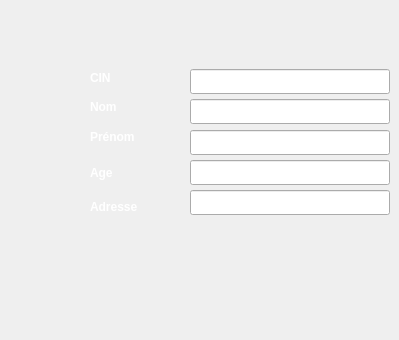
    <widget class="QWidget" name="page_22">
     <widget class="QPushButton" name="retour_12">
      <property name="geometry">
       <rect>
        <x>60</x>
        <y>280</y>
        <width>51</width>
        <height>51</height>
       </rect>
      </property>
      <property name="styleSheet">
       <string notr="true">QPushButton {
            color: white;
            border-image: url(:/img/fleche.png) 3 10 3 10;
            border-top: 3px transparent;
            border-bottom: 3px transparent;
            border-right: 10px transparent;
            border-left: 10px transparent;
        }</string>
      </property>
      <property name="text">
       <string/>
      </property>
     </widget>
     <widget class="QLineEdit" name="id_client_aj">
      <property name="geometry">
       <rect>
        <x>190</x>
        <y>69</y>
        <width>200</width>
        <height>25</height>
       </rect>
      </property>
     </widget>
     <widget class="QPushButton" name="pushButton_11">
      <property name="geometry">
       <rect>
        <x>240</x>
        <y>300</y>
        <width>75</width>
        <height>23</height>
       </rect>
      </property>
      <property name="styleSheet">
       <string notr="true">QPushButton {
            color: white;
            border-image: url(:/img/valid.png) 3 10 3 10;
            border-top: 3px transparent;
            border-bottom: 3px transparent;
            border-right: 10px transparent;
            border-left: 10px transparent;
        }</string>
      </property>
      <property name="text">
       <string/>
      </property>
     </widget>
     <widget class="QLineEdit" name="nom_client_aj">
      <property name="geometry">
       <rect>
        <x>190</x>
        <y>99</y>
        <width>200</width>
        <height>25</height>
       </rect>
      </property>
     </widget>
     <widget class="QLineEdit" name="prenom_client_aj">
      <property name="geometry">
       <rect>
        <x>190</x>
        <y>130</y>
        <width>200</width>
        <height>25</height>
       </rect>
      </property>
     </widget>
     <widget class="QLineEdit" name="age_client_aj">
      <property name="geometry">
       <rect>
        <x>190</x>
        <y>190</y>
        <width>200</width>
        <height>25</height>
       </rect>
      </property>
     </widget>
     <widget class="QLineEdit" name="adresse_client_aj">
      <property name="geometry">
       <rect>
        <x>190</x>
        <y>160</y>
        <width>200</width>
        <height>25</height>
       </rect>
      </property>
     </widget>
     <widget class="QLabel" name="label_8">
      <property name="geometry">
       <rect>
        <x>90</x>
        <y>163</y>
        <width>47</width>
        <height>20</height>
       </rect>
      </property>
      <property name="text">
       <string>&lt;html&gt;&lt;head/&gt;&lt;body&gt;&lt;p&gt;&lt;span style=&quot; font-weight:600; color:#ffffff;&quot;&gt;Age&lt;/span&gt;&lt;/p&gt;&lt;/body&gt;&lt;/html&gt;</string>
      </property>
     </widget>
     <widget class="QLabel" name="label_9">
      <property name="geometry">
       <rect>
        <x>90</x>
        <y>200</y>
        <width>47</width>
        <height>13</height>
       </rect>
      </property>
      <property name="text">
       <string>&lt;html&gt;&lt;head/&gt;&lt;body&gt;&lt;p&gt;&lt;span style=&quot; font-weight:600; color:#ffffff;&quot;&gt;Adresse&lt;/span&gt;&lt;/p&gt;&lt;/body&gt;&lt;/html&gt;</string>
      </property>
     </widget>
     <widget class="QLabel" name="label_2">
      <property name="geometry">
       <rect>
        <x>90</x>
        <y>70</y>
        <width>61</width>
        <height>16</height>
       </rect>
      </property>
      <property name="text">
       <string>&lt;html&gt;&lt;head/&gt;&lt;body&gt;&lt;p&gt;&lt;span style=&quot; font-weight:600; color:#ffffff;&quot;&gt;CIN&lt;/span&gt;&lt;/p&gt;&lt;/body&gt;&lt;/html&gt;</string>
      </property>
     </widget>
     <widget class="QLabel" name="label_3">
      <property name="geometry">
       <rect>
        <x>90</x>
        <y>100</y>
        <width>47</width>
        <height>13</height>
       </rect>
      </property>
      <property name="text">
       <string>&lt;html&gt;&lt;head/&gt;&lt;body&gt;&lt;p&gt;&lt;span style=&quot; font-weight:600; color:#ffffff;&quot;&gt;Nom&lt;/span&gt;&lt;/p&gt;&lt;/body&gt;&lt;/html&gt;</string>
      </property>
     </widget>
     <widget class="QLabel" name="label_4">
      <property name="geometry">
       <rect>
        <x>90</x>
        <y>130</y>
        <width>47</width>
        <height>13</height>
       </rect>
      </property>
      <property name="text">
       <string>&lt;html&gt;&lt;head/&gt;&lt;body&gt;&lt;p&gt;&lt;span style=&quot; font-weight:600; color:#ffffff;&quot;&gt;Prénom&lt;/span&gt;&lt;/p&gt;&lt;/body&gt;&lt;/html&gt;</string>
      </property>
     </widget>
    </widget>
